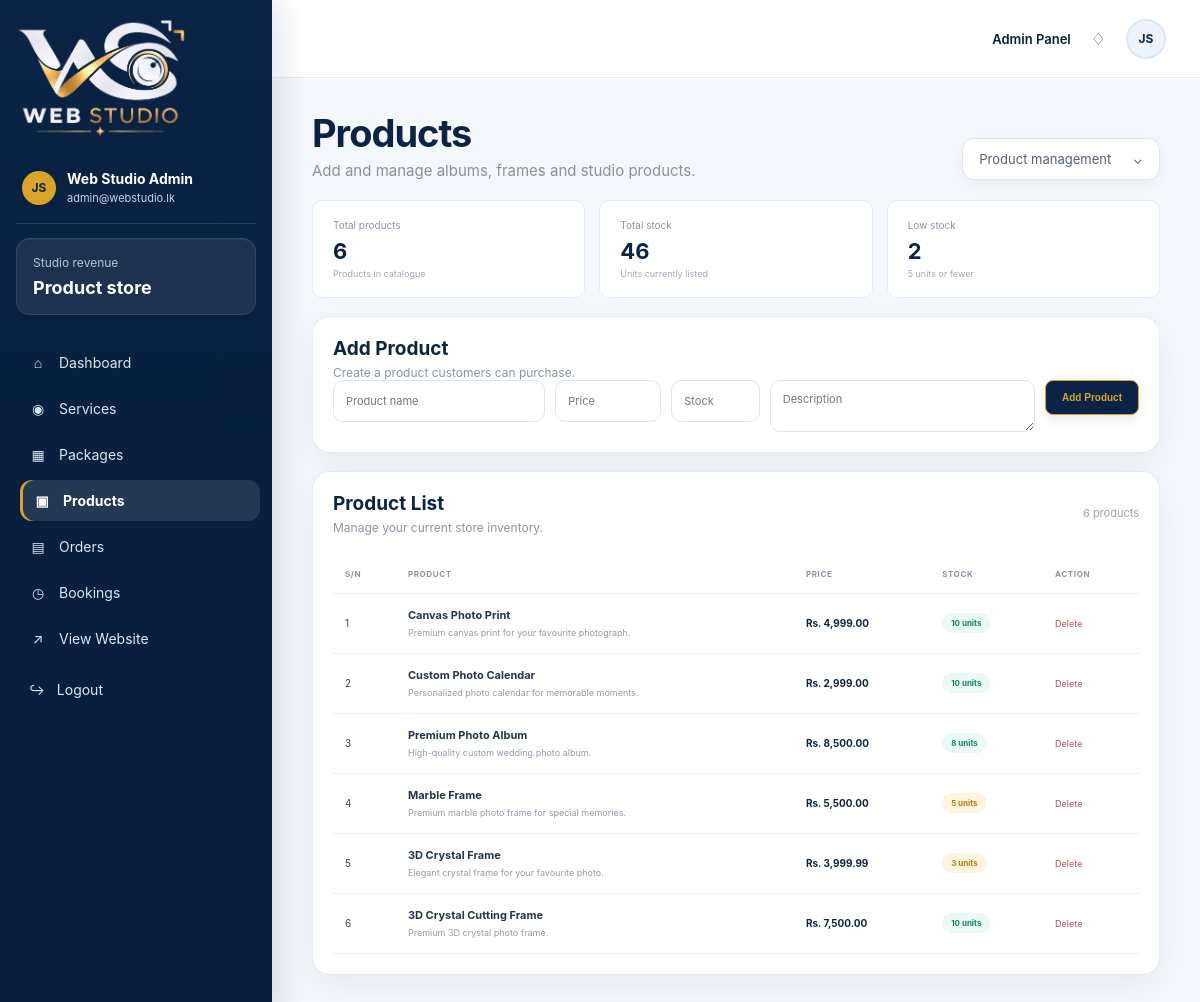
Screenshot of /admin/products.php (signed in) with the database file from the repository.
### tables this page shows
CREATE TABLE IF NOT EXISTS products (
 id INT AUTO_INCREMENT PRIMARY KEY,
 name VARCHAR(150) NOT NULL,
 price DECIMAL(10,2) NOT NULL DEFAULT 0,
 stock INT NOT NULL DEFAULT 0,
 image VARCHAR(255) DEFAULT NULL,
 description TEXT,
 category VARCHAR(100) DEFAULT NULL,
 status ENUM('active','inactive') NOT NULL DEFAULT 'active',
 created_at TIMESTAMP DEFAULT CURRENT_TIMESTAMP
);

### admin/products.php (the view, shortened to what this page needs)
<?php
require_once '../includes/config.php';
$list = mysqli_query(
    $conn,
    'SELECT * FROM products ORDER BY id DESC'
);
$total = (int) (
    mysqli_fetch_row(
        mysqli_query(
            $conn,
            'SELECT COUNT(*) FROM products'
        )
    )[0] ?? 0
);
$stock = (int) (
    mysqli_fetch_row(
        mysqli_query(
            $conn,
            'SELECT COALESCE(SUM(stock),0) FROM products'
        )
    )[0] ?? 0
);
$low = (int) (
    mysqli_fetch_row(
        mysqli_query(
            $conn,
            'SELECT COUNT(*) FROM products WHERE stock<=5'
        )
    )[0] ?? 0
);
?>
<!doctype html>
<html lang="en">
<head>
    <link
        rel="stylesheet"
        href="assets/admin.css"
    >
</head>
<body class="admin-body">
<div class="app-shell">
    <aside class="sidebar">
        <div class="brand-box">
            <img
                src="../assets/images/logo-light.png"
                alt="Web Studio"
            >
        </div>
        <div class="profile-mini">
            <div class="avatar">
                JS
            </div>
            <div>
                <strong>
                    <?= htmlspecialchars(
                        $_SESSION['admin']['name'] ?? 'Admin'
                    ) ?>
                </strong>
                <small>
                    <?= htmlspecialchars(
                        $_SESSION['admin']['email'] ?? 'Administrator'
                    ) ?>
                </small>
            </div>
        </div>
        <div class="side-balance">
            <span>
                Studio revenue
            </span>
            <strong>
                Product store
            </strong>
        </div>
        <nav>
            <a href="index.php">
                <span>⌂</span> Dashboard
            </a>
            <a href="services.php">
                <span>◉</span> Services
            </a>
            <a href="packages.php">
                <span>▦</span> Packages
            </a>
            <a
                class="active"
                href="products.php"
            >
                <span>▣</span> Products
            </a>
            <a href="orders.php">
                <span>▤</span> Orders
            </a>
            <a href="bookings.php">
                <span>◷</span> Bookings
            </a>
            <a
                href="../index.php"
                target="_blank"
            >
                <span>↗</span> View Website
            </a>
        </nav>
        <a
            class="logout-link"
            href="logout.php"
        >
            ↪ &nbsp; Logout
        </a>
    </aside>
    <main class="dashboard-main">
        <header class="topbar">
            <div class="top-actions">
                <span>
                    Admin Panel
                </span>
                <span class="bell">
                    ♢
                </span>
                <span class="top-avatar">
                    JS
                </span>
            </div>
        </header>
        <section class="content">
            <div class="page-heading">
                <div>
                    <h1>
                        Products
                    </h1>
                    <p>
                        Add and manage albums, frames and studio products.
                    </p>
                </div>
                <div class="date-pill">
                    Product management
                    <span>
                        ⌄
                    </span>
                </div>
            </div>
            <div class="product-stats">
                <div class="mini-stat">
                    <span>
                        Total products
                    </span>
                    <strong>
                        <?= $total ?>
                    </strong>
                    <em>
                        Products in catalogue
                    </em>
                </div>
                <div class="mini-stat">
                    <span>
                        Total stock
                    </span>
                    <strong>
                        <?= $stock ?>
                    </strong>
                    <em>
                        Units currently listed
                    </em>
                </div>
                <div class="mini-stat">
                    <span>
                        Low stock
                    </span>
                    <strong>
                        <?= $low ?>
                    </strong>
                    <em>
                        5 units or fewer
                    </em>
                </div>
            </div>
            <section class="panel form-panel">
                <div class="panel-head">
                    <div>
                        <h2>
                            Add Product
                        </h2>
                        <p>
                            Create a product customers can purchase.
                        </p>
                    </div>
                </div>
                <form
                    method="post"
                    class="product-form"
                >
                    <input
                        name="name"
                        placeholder="Product name"
                        required
                    >
                    <input
                        type="number"
                        step="0.01"
                        min="0"
                        name="price"
                        placeholder="Price"
                        required
                    >
                    <input
                        type="number"
                        min="0"
                        name="stock"
                        placeholder="Stock"
                        required
                    >
                    <textarea
                        name="description"
                        placeholder="Description"
                    ></textarea>
                    <div class="form-actions">
                        <button>
                            Add Product
                        </button>
                    </div>
                </form>
            </section>
            <section class="panel">
                <div class="panel-head">
                    <div>
                        <h2>
                            Product List
                        </h2>
                        <p>
                            Manage your current store inventory.
                        </p>
                    </div>
                    <span class="right-note">
                        <?= $total ?> products
                    </span>
                </div>
                <div class="table-wrap">
                    <table class="product-table">
                        <thead>
                            <tr>
                                <th>
                                    S/N
                                </th>
                                <th>
                                    Product
                                </th>
                                <th>
                                    Price
                                </th>
                                <th>
                                    Stock
                                </th>
                                <th>
                                    Action
                                </th>
                            </tr>
                        </thead>
                        <tbody>
                            <?php if (
                                $list &&
                                mysqli_num_rows($list)
                            ): ?>
                                <?php
                                $i = 1;
                                while (
                                    $p = mysqli_fetch_assoc($list)
                                ):
                                ?>
                                    <tr>
                                        <td>
                                            <?= $i++ ?>
                                        </td>
                                        <td class="product-name">
                                            <strong>
                                                <?= htmlspecialchars(
                                                    $p['name']
                                                ) ?>
                                            </strong>
                                            <small>
                                                <?= htmlspecialchars(
                                                    $p['description'] ?? ''
                                                ) ?>
                                            </small>
                                        </td>
                                        <td class="price">
                                            Rs.
                                            <?= number_format(
                                                (float) $p['price'],
                                                2
                                            ) ?>
                                        </td>
                                        <td>
                                            <span
                                                class="stock-badge <?= $p['stock'] <= 5 ? 'low' : 'ok' ?>"
                                            >
                                                <?= $p['stock'] ?>
                                                units
                                            </span>
                                        </td>
                                        <td class="actions">
                                            <a
                                                href="?delete=<?= $p['id'] ?>"
                                                onclick="return confirm('Delete this product?')"
                                            >
                                                Delete
                                            </a>
                                        </td>
                                    </tr>
                                <?php endwhile; ?>
                            <?php endif; ?>
                        </tbody>
                    </table>
                </div>
            </section>
        </section>
    </main>
</div>
</body>
</html>

### admin/products.php (style rules this page uses)
.product-stats { display: grid; grid-template-columns: repeat(3, 1fr); gap: 14px; margin-bottom: 18px; }
.mini-stat { background: #fff; border: 1px solid #e9edf2; border-radius: 10px; padding: 18px 20px; }
.mini-stat span { display: block; color: #8b95a4; font-size: 10px; margin-bottom: 7px; }
.mini-stat strong { font-size: 22px; }
.mini-stat em { display: block; font-style: normal; color: #a0a8b4; font-size: 9px; margin-top: 4px; }
.form-panel { margin-bottom: 18px; }
.product-form { display: grid; grid-template-columns: 1.2fr .6fr .5fr 1.5fr auto; gap: 10px; align-items: start; }
.product-form input, .product-form textarea { width: 100%; border: 1px solid #dfe5eb; border-radius: 6px; padding: 11px 12px; background: #fff; color: #25344d; font: inherit; font-size: 11px; outline: none; }
.product-form textarea { min-height: 43px; resize: vertical; }
.form-actions button { border: 0; background: #16c79a; color: #fff; border-radius: 6px; padding: 11px 16px; font-weight: 700; font-size: 10px; cursor: pointer; white-space: nowrap; }
.product-table { width: 100%; border-collapse: collapse; }
.product-table th, .product-table td { padding: 14px 12px; border-bottom: 1px solid #edf0f3; text-align: left; }
.product-table th { font-size: 8px; color: #8a94a4; text-transform: uppercase; letter-spacing: .6px; }
.product-table td { font-size: 10px; }
.product-name strong { display: block; font-size: 11px; color: #25344d; }
.product-name small { display: block; color: #929baa; font-size: 9px; margin-top: 4px; max-width: 450px; }
.price { font-weight: 700; white-space: nowrap; }
.stock-badge { display: inline-block; padding: 5px 9px; border-radius: 12px; font-size: 8px; font-weight: 700; }
.stock-badge.ok { background: #e8faf3; color: #13845f; }
.stock-badge.low { background: #fff5df; color: #b47a11; }
.actions { white-space: nowrap; }
.actions a { text-decoration: none; font-size: 9px; margin-right: 10px; color: #b54e4e; }

### rows the page displays
products: name "Canvas Photo Print", description "Premium canvas print for your favourite photograph.", price "4,999.00", stock "10"
products: name "Custom Photo Calendar", description "Personalized photo calendar for memorable moments.", price "2,999.00", stock "10"
products: name "Premium Photo Album", description "High-quality custom wedding photo album.", price "8,500.00", stock "8"
products: name "Marble Frame", description "Premium marble photo frame for special memories.", price "5,500.00", stock "5"
products: name "3D Crystal Frame", description "Elegant crystal frame for your favourite photo.", price "3,999.99", stock "3"
products: name "3D Crystal Cutting Frame", description "Premium 3D crystal photo frame.", price "7,500.00", stock "10"

### other values shown
$_SESSION['admin']['name'] "Web Studio Admin"
$_SESSION['admin']['email'] "admin@webstudio.lk"
$total "6"
$stock "46"
$low "2"
